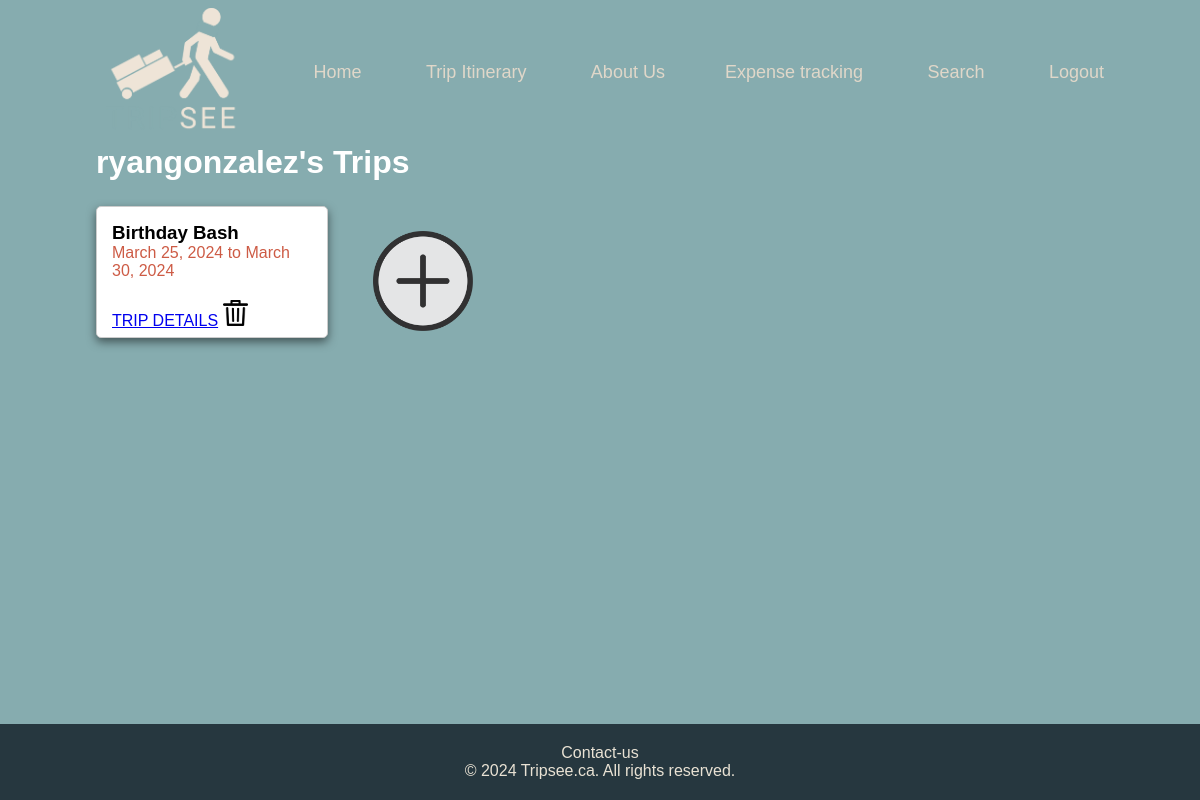
Page /itinerary/itinerary_list (signed in) on the committed database.
### travel_app/models.py (models this page shows, shortened)
class Trip(models.Model):
    user = models.ForeignKey(User, on_delete=models.CASCADE)
    name = models.CharField(max_length=200)
    location = models.CharField(max_length=100)
    start_date = models.DateField()
    end_date = models.DateField()

### travel_app/views.py (the view)
# urls.py: path('itinerary/itinerary_list', views.itinerary_list, name="itinerary_list"),
@login_required(login_url='login')
def itinerary_list(request):
    trips = Trip.objects.filter(user=request.user)
    return render(request, 'itinerary/itinerary_list.html', {'trips': trips})

### travel_app/templates/itinerary/itinerary_list.html (shortened to what this page needs)
{% extends 'head-foot.html' %}
{% block content %}
{% load static %}
    <link rel="stylesheet" href="{% static 'itinerary.css' %}">
    <h1>{{ request.user }}'s Trips</h1>
    <div class="trip-container">
        <ul>
            {% for trip in trips %}
                <div class="trip">
                    <div class="trip-info">
                        <h3> {{ trip.name }} </h3>
                        <p class="trip-duration"> {{ trip.start_date }} to {{ trip.end_date }}</p>
                    </div>
                    <a href="{% url 'trip_details' trip.id %}">TRIP DETAILS</a>
                    <a href="{% url 'delete_trip' trip.id %}">
                        <img src="{% static 'images/delete-icon.png' %}" alt="Delete Trip">
                    </a>
                </div>
            {% endfor %}
        </ul>
        <a href="{% url 'create_trip' %}">
            <img class="create-new-trip" src="{% static 'images/add-icon.png' %}" alt="Create New Trip">
        </a>
    </div>
{% endblock %}

### travel_app/static/header-footer.css (style rules this page uses)
* { font-family: "Roboto-bold", sans-serif; margin: 0; padding:0; }

### travel_app/static/itinerary.css (style rules this page uses)
html { box-sizing: border-box; font-family: "Roboto-bold", sans-serif; padding-left: 8%; padding-right: 8%; }
h1 { font-family: "Roboto-bold", sans-serif; margin-bottom: 25px; color: white; }
.trip-duration { color: #cd5b45; }
img { width: 25px; }
body { background: #86ACAF; }
.trip-container { display: flex; flex-wrap: wrap; justify-content: flex-start; }
.trip { display: inline-block; background: white; width: 200px; height: 100px; border: 1px solid #CCC; padding: 15px; margin-right: 20px; border-radius: 5px; box-shadow: 0px 4px 10px rgba(0, 0, 0, 0.5); }
.trip-info { margin-bottom: 20px; }
.create-new-trip { width: 100px; height: 100px; margin: 25px; }

### rows in the picture
Trip: name "Birthday Bash", start_date "March 25, 2024", end_date "March 30, 2024"

### other values in the picture
{{ request.user }} "ryangonzalez"
